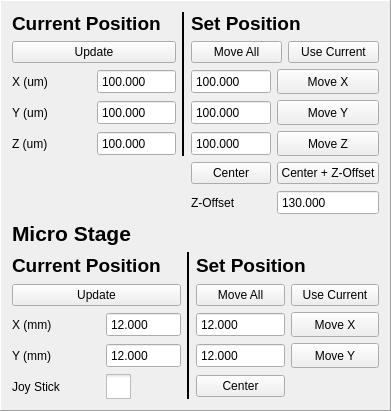
       <widget class="QFrame" name="frame">
        <property name="sizePolicy">
         <sizepolicy hsizetype="Fixed" vsizetype="Fixed">
          <horstretch>0</horstretch>
          <verstretch>0</verstretch>
         </sizepolicy>
        </property>
        <property name="minimumSize">
         <size>
          <width>391</width>
          <height>411</height>
         </size>
        </property>
        <property name="maximumSize">
         <size>
          <width>391</width>
          <height>16777215</height>
         </size>
        </property>
        <property name="frameShape">
         <enum>QFrame::Panel</enum>
        </property>
        <property name="frameShadow">
         <enum>QFrame::Raised</enum>
        </property>
        <layout class="QVBoxLayout" name="verticalLayout">
         <item>
          <layout class="QGridLayout" name="gridLayout">
           <item row="3" column="4">
            <widget class="QPushButton" name="pushButton_moveY">
             <property name="minimumSize">
              <size>
               <width>0</width>
               <height>25</height>
              </size>
             </property>
             <property name="maximumSize">
              <size>
               <width>16777215</width>
               <height>40</height>
              </size>
             </property>
             <property name="focusPolicy">
              <enum>Qt::NoFocus</enum>
             </property>
             <property name="styleSheet">
              <string notr="true"/>
             </property>
             <property name="text">
              <string>Move Y</string>
             </property>
            </widget>
           </item>
           <item row="4" column="4">
            <widget class="QPushButton" name="pushButton_moveZ">
             <property name="minimumSize">
              <size>
               <width>0</width>
               <height>25</height>
              </size>
             </property>
             <property name="maximumSize">
              <size>
               <width>16777215</width>
               <height>40</height>
              </size>
             </property>
             <property name="focusPolicy">
              <enum>Qt::NoFocus</enum>
             </property>
             <property name="styleSheet">
              <string notr="true"/>
             </property>
             <property name="text">
              <string>Move Z</string>
             </property>
            </widget>
           </item>
           <item row="3" column="3">
            <widget class="QDoubleSpinBox" name="spinBox_y_setpos">
             <property name="minimumSize">
              <size>
               <width>75</width>
               <height>25</height>
              </size>
             </property>
             <property name="maximumSize">
              <size>
               <width>200</width>
               <height>40</height>
              </size>
             </property>
             <property name="focusPolicy">
              <enum>Qt::StrongFocus</enum>
             </property>
             <property name="styleSheet">
              <string notr="true">font: 11pt &quot;Arial&quot;;</string>
             </property>
             <property name="readOnly">
              <bool>false</bool>
             </property>
             <property name="buttonSymbols">
              <enum>QAbstractSpinBox::NoButtons</enum>
             </property>
             <property name="decimals">
              <number>3</number>
             </property>
             <property name="minimum">
              <double>-10.000000000000000</double>
             </property>
             <property name="maximum">
              <double>210.000000000000000</double>
             </property>
             <property name="value">
              <double>100.000000000000000</double>
             </property>
            </widget>
           </item>
           <item row="2" column="4">
            <widget class="QPushButton" name="pushButton_moveX">
             <property name="sizePolicy">
              <sizepolicy hsizetype="Minimum" vsizetype="Fixed">
               <horstretch>0</horstretch>
               <verstretch>0</verstretch>
              </sizepolicy>
             </property>
             <property name="minimumSize">
              <size>
               <width>0</width>
               <height>25</height>
              </size>
             </property>
             <property name="maximumSize">
              <size>
               <width>16777215</width>
               <height>40</height>
              </size>
             </property>
             <property name="focusPolicy">
              <enum>Qt::NoFocus</enum>
             </property>
             <property name="styleSheet">
              <string notr="true"/>
             </property>
             <property name="text">
              <string>Move X</string>
             </property>
            </widget>
           </item>
           <item row="1" column="3" colspan="2">
            <layout class="QHBoxLayout" name="horizontalLayout_2">
             <item>
              <widget class="QPushButton" name="pushButton_moveAll">
               <property name="focusPolicy">
                <enum>Qt::NoFocus</enum>
               </property>
               <property name="styleSheet">
                <string notr="true"/>
               </property>
               <property name="text">
                <string>Move All</string>
               </property>
              </widget>
             </item>
             <item>
              <widget class="QPushButton" name="pushButton_setPos_getCurrent">
               <property name="focusPolicy">
                <enum>Qt::NoFocus</enum>
               </property>
               <property name="styleSheet">
                <string notr="true"/>
               </property>
               <property name="text">
                <string>Use Current</string>
               </property>
              </widget>
             </item>
            </layout>
           </item>
           <item row="4" column="1">
            <widget class="QDoubleSpinBox" name="spinBox_z_pos">
             <property name="minimumSize">
              <size>
               <width>75</width>
               <height>25</height>
              </size>
             </property>
             <property name="maximumSize">
              <size>
               <width>200</width>
               <height>40</height>
              </size>
             </property>
             <property name="focusPolicy">
              <enum>Qt::NoFocus</enum>
             </property>
             <property name="styleSheet">
              <string notr="true">font: 11pt &quot;Arial&quot;;</string>
             </property>
             <property name="readOnly">
              <bool>true</bool>
             </property>
             <property name="buttonSymbols">
              <enum>QAbstractSpinBox::NoButtons</enum>
             </property>
             <property name="decimals">
              <number>3</number>
             </property>
             <property name="minimum">
              <double>-10.000000000000000</double>
             </property>
             <property name="maximum">
              <double>210.000000000000000</double>
             </property>
             <property name="value">
              <double>100.000000000000000</double>
             </property>
            </widget>
           </item>
           <item row="0" column="0" colspan="2">
            <widget class="QLabel" name="label_4">
             <property name="font">
              <font>
               <family>Arial</family>
               <pointsize>14</pointsize>
               <weight>75</weight>
               <italic>false</italic>
               <bold>true</bold>
              </font>
             </property>
             <property name="styleSheet">
              <string notr="true"/>
             </property>
             <property name="text">
              <string>Current Position</string>
             </property>
             <property name="textFormat">
              <enum>Qt::PlainText</enum>
             </property>
            </widget>
           </item>
           <item row="3" column="1">
            <widget class="QDoubleSpinBox" name="spinBox_y_pos">
             <property name="minimumSize">
              <size>
               <width>75</width>
               <height>25</height>
              </size>
             </property>
             <property name="maximumSize">
              <size>
               <width>200</width>
               <height>40</height>
              </size>
             </property>
             <property name="focusPolicy">
              <enum>Qt::NoFocus</enum>
             </property>
             <property name="styleSheet">
              <string notr="true">font: 11pt &quot;Arial&quot;;</string>
             </property>
             <property name="readOnly">
              <bool>true</bool>
             </property>
             <property name="buttonSymbols">
              <enum>QAbstractSpinBox::NoButtons</enum>
             </property>
             <property name="decimals">
              <number>3</number>
             </property>
             <property name="minimum">
              <double>-10.000000000000000</double>
             </property>
             <property name="maximum">
              <double>210.000000000000000</double>
             </property>
             <property name="value">
              <double>100.000000000000000</double>
             </property>
            </widget>
           </item>
           <item row="6" column="4">
            <widget class="QDoubleSpinBox" name="spinBox_z_offset">
             <property name="minimumSize">
              <size>
               <width>50</width>
               <height>25</height>
              </size>
             </property>
             <property name="maximumSize">
              <size>
               <width>150</width>
               <height>40</height>
              </size>
             </property>
             <property name="focusPolicy">
              <enum>Qt::StrongFocus</enum>
             </property>
             <property name="styleSheet">
              <string notr="true"/>
             </property>
             <property name="readOnly">
              <bool>false</bool>
             </property>
             <property name="buttonSymbols">
              <enum>QAbstractSpinBox::NoButtons</enum>
             </property>
             <property name="decimals">
              <number>3</number>
             </property>
             <property name="minimum">
              <double>-10.000000000000000</double>
             </property>
             <property name="maximum">
              <double>210.000000000000000</double>
             </property>
             <property name="value">
              <double>130.000000000000000</double>
             </property>
            </widget>
           </item>
           <item row="0" column="3" colspan="2">
            <widget class="QLabel" name="label_5">
             <property name="font">
              <font>
               <family>Arial</family>
               <pointsize>14</pointsize>
               <weight>75</weight>
               <italic>false</italic>
               <bold>true</bold>
              </font>
             </property>
             <property name="styleSheet">
              <string notr="true"/>
             </property>
             <property name="text">
              <string>Set Position</string>
             </property>
             <property name="textFormat">
              <enum>Qt::PlainText</enum>
             </property>
            </widget>
           </item>
           <item row="2" column="1">
            <widget class="QDoubleSpinBox" name="spinBox_x_pos">
             <property name="minimumSize">
              <size>
               <width>75</width>
               <height>25</height>
              </size>
             </property>
             <property name="maximumSize">
              <size>
               <width>200</width>
               <height>40</height>
              </size>
             </property>
             <property name="focusPolicy">
              <enum>Qt::NoFocus</enum>
             </property>
             <property name="styleSheet">
              <string notr="true">font: 11pt &quot;Arial&quot;;</string>
             </property>
             <property name="readOnly">
              <bool>true</bool>
             </property>
             <property name="buttonSymbols">
              <enum>QAbstractSpinBox::NoButtons</enum>
             </property>
             <property name="decimals">
              <number>3</number>
             </property>
             <property name="minimum">
              <double>-10.000000000000000</double>
             </property>
             <property name="maximum">
              <double>210.000000000000000</double>
             </property>
             <property name="value">
              <double>100.000000000000000</double>
             </property>
            </widget>
           </item>
           <item row="2" column="3">
            <widget class="QDoubleSpinBox" name="spinBox_x_setpos">
             <property name="minimumSize">
              <size>
               <width>75</width>
               <height>25</height>
              </size>
             </property>
             <property name="maximumSize">
              <size>
               <width>200</width>
               <height>40</height>
              </size>
             </property>
             <property name="focusPolicy">
              <enum>Qt::StrongFocus</enum>
             </property>
             <property name="styleSheet">
              <string notr="true">font: 11pt &quot;Arial&quot;;</string>
             </property>
             <property name="readOnly">
              <bool>false</bool>
             </property>
             <property name="buttonSymbols">
              <enum>QAbstractSpinBox::NoButtons</enum>
             </property>
             <property name="decimals">
              <number>3</number>
             </property>
             <property name="minimum">
              <double>-10.000000000000000</double>
             </property>
             <property name="maximum">
              <double>210.000000000000000</double>
             </property>
             <property name="value">
              <double>100.000000000000000</double>
             </property>
            </widget>
           </item>
           <item row="5" column="3">
            <widget class="QPushButton" name="pushButton_moveCenter">
             <property name="focusPolicy">
              <enum>Qt::NoFocus</enum>
             </property>
             <property name="styleSheet">
              <string notr="true"/>
             </property>
             <property name="text">
              <string>Center</string>
             </property>
            </widget>
           </item>
           <item row="1" column="0" colspan="2">
            <widget class="QPushButton" name="pushButton_updatePosition">
             <property name="focusPolicy">
              <enum>Qt::NoFocus</enum>
             </property>
             <property name="text">
              <string>Update</string>
             </property>
            </widget>
           </item>
           <item row="4" column="3">
            <widget class="QDoubleSpinBox" name="spinBox_z_setpos">
             <property name="minimumSize">
              <size>
               <width>75</width>
               <height>25</height>
              </size>
             </property>
             <property name="maximumSize">
              <size>
               <width>200</width>
               <height>40</height>
              </size>
             </property>
             <property name="focusPolicy">
              <enum>Qt::StrongFocus</enum>
             </property>
             <property name="styleSheet">
              <string notr="true">font: 11pt &quot;Arial&quot;;</string>
             </property>
             <property name="readOnly">
              <bool>false</bool>
             </property>
             <property name="buttonSymbols">
              <enum>QAbstractSpinBox::NoButtons</enum>
             </property>
             <property name="decimals">
              <number>3</number>
             </property>
             <property name="minimum">
              <double>-10.000000000000000</double>
             </property>
             <property name="maximum">
              <double>210.000000000000000</double>
             </property>
             <property name="value">
              <double>100.000000000000000</double>
             </property>
            </widget>
           </item>
           <item row="5" column="4">
            <widget class="QPushButton" name="pushButton_moveCenter_Offset">
             <property name="focusPolicy">
              <enum>Qt::NoFocus</enum>
             </property>
             <property name="styleSheet">
              <string notr="true"/>
             </property>
             <property name="text">
              <string>Center + Z-Offset</string>
             </property>
            </widget>
           </item>
           <item row="0" column="2" rowspan="5">
            <widget class="Line" name="line">
             <property name="frameShadow">
              <enum>QFrame::Plain</enum>
             </property>
             <property name="lineWidth">
              <number>2</number>
             </property>
             <property name="orientation">
              <enum>Qt::Vertical</enum>
             </property>
            </widget>
           </item>
           <item row="3" column="0">
            <widget class="QLabel" name="label_2">
             <property name="text">
              <string>Y (um)</string>
             </property>
             <property name="textFormat">
              <enum>Qt::PlainText</enum>
             </property>
            </widget>
           </item>
           <item row="2" column="0">
            <widget class="QLabel" name="label_3">
             <property name="text">
              <string>X (um)</string>
             </property>
             <property name="textFormat">
              <enum>Qt::PlainText</enum>
             </property>
            </widget>
           </item>
           <item row="4" column="0">
            <widget class="QLabel" name="label_7">
             <property name="text">
              <string>Z (um)</string>
             </property>
             <property name="textFormat">
              <enum>Qt::PlainText</enum>
             </property>
            </widget>
           </item>
           <item row="6" column="3">
            <widget class="QLabel" name="label_6">
             <property name="text">
              <string>Z-Offset</string>
             </property>
             <property name="textFormat">
              <enum>Qt::PlainText</enum>
             </property>
            </widget>
           </item>
          </layout>
         </item>
         <item>
          <layout class="QGridLayout" name="gridLayout_5">
           <item row="4" column="1">
            <widget class="QDoubleSpinBox" name="spinBox_y_pos_micro">
             <property name="minimumSize">
              <size>
               <width>75</width>
               <height>25</height>
              </size>
             </property>
             <property name="maximumSize">
              <size>
               <width>200</width>
               <height>40</height>
              </size>
             </property>
             <property name="focusPolicy">
              <enum>Qt::NoFocus</enum>
             </property>
             <property name="styleSheet">
              <string notr="true">font: 11pt &quot;Arial&quot;;</string>
             </property>
             <property name="readOnly">
              <bool>true</bool>
             </property>
             <property name="buttonSymbols">
              <enum>QAbstractSpinBox::NoButtons</enum>
             </property>
             <property name="decimals">
              <number>3</number>
             </property>
             <property name="minimum">
              <double>1.000000000000000</double>
             </property>
             <property name="maximum">
              <double>24.000000000000000</double>
             </property>
             <property name="value">
              <double>12.000000000000000</double>
             </property>
            </widget>
           </item>
           <item row="5" column="1">
            <widget class="QCheckBox" name="checkBoxJoyStickOn">
             <property name="enabled">
              <bool>true</bool>
             </property>
             <property name="sizePolicy">
              <sizepolicy hsizetype="Fixed" vsizetype="Fixed">
               <horstretch>0</horstretch>
               <verstretch>0</verstretch>
              </sizepolicy>
             </property>
             <property name="styleSheet">
              <string notr="true">QCheckBox::indicator { width: 25; height: 25 }
QCheckBox::indicator:disabled { background-color:rgb(100,100,100);}</string>
             </property>
             <property name="text">
              <string/>
             </property>
             <property name="checked">
              <bool>false</bool>
             </property>
            </widget>
           </item>
           <item row="4" column="4">
            <widget class="QPushButton" name="pushButton_moveYMicro">
             <property name="minimumSize">
              <size>
               <width>0</width>
               <height>25</height>
              </size>
             </property>
             <property name="maximumSize">
              <size>
               <width>16777215</width>
               <height>40</height>
              </size>
             </property>
             <property name="styleSheet">
              <string notr="true"/>
             </property>
             <property name="text">
              <string>Move Y</string>
             </property>
            </widget>
           </item>
           <item row="3" column="4">
            <widget class="QPushButton" name="pushButton_moveXMicro">
             <property name="sizePolicy">
              <sizepolicy hsizetype="Minimum" vsizetype="Fixed">
               <horstretch>0</horstretch>
               <verstretch>0</verstretch>
              </sizepolicy>
             </property>
             <property name="minimumSize">
              <size>
               <width>0</width>
               <height>25</height>
              </size>
             </property>
             <property name="maximumSize">
              <size>
               <width>16777215</width>
               <height>40</height>
              </size>
             </property>
             <property name="styleSheet">
              <string notr="true"/>
             </property>
             <property name="text">
              <string>Move X</string>
             </property>
            </widget>
           </item>
           <item row="4" column="0">
            <widget class="QLabel" name="label_15">
             <property name="text">
              <string>Y (mm)</string>
             </property>
             <property name="textFormat">
              <enum>Qt::PlainText</enum>
             </property>
            </widget>
           </item>
           <item row="2" column="3" colspan="2">
            <layout class="QHBoxLayout" name="horizontalLayout_6">
             <item>
              <widget class="QPushButton" name="pushButton_moveAllMicro">
               <property name="focusPolicy">
                <enum>Qt::NoFocus</enum>
               </property>
               <property name="styleSheet">
                <string notr="true"/>
               </property>
               <property name="text">
                <string>Move All</string>
               </property>
              </widget>
             </item>
             <item>
              <widget class="QPushButton" name="pushButton_setPos_getCurrentMicro">
               <property name="focusPolicy">
                <enum>Qt::NoFocus</enum>
               </property>
               <property name="styleSheet">
                <string notr="true"/>
               </property>
               <property name="text">
                <string>Use Current</string>
               </property>
              </widget>
             </item>
            </layout>
           </item>
           <item row="3" column="3">
            <widget class="QDoubleSpinBox" name="spinBox_x_setpos_micro">
             <property name="minimumSize">
              <size>
               <width>75</width>
               <height>25</height>
              </size>
             </property>
             <property name="maximumSize">
              <size>
               <width>200</width>
               <height>40</height>
              </size>
             </property>
             <property name="styleSheet">
              <string notr="true">font: 11pt &quot;Arial&quot;;</string>
             </property>
             <property name="readOnly">
              <bool>false</bool>
             </property>
             <property name="buttonSymbols">
              <enum>QAbstractSpinBox::NoButtons</enum>
             </property>
             <property name="decimals">
              <number>3</number>
             </property>
             <property name="minimum">
              <double>1.000000000000000</double>
             </property>
             <property name="maximum">
              <double>24.000000000000000</double>
             </property>
             <property name="value">
              <double>12.000000000000000</double>
             </property>
            </widget>
           </item>
           <item row="5" column="3">
            <widget class="QPushButton" name="pushButton_moveCenterMicro">
             <property name="styleSheet">
              <string notr="true"/>
             </property>
             <property name="text">
              <string>Center</string>
             </property>
            </widget>
           </item>
           <item row="1" column="0" colspan="2">
            <widget class="QLabel" name="label_13">
             <property name="font">
              <font>
               <family>Arial</family>
               <pointsize>14</pointsize>
               <weight>75</weight>
               <italic>false</italic>
               <bold>true</bold>
              </font>
             </property>
             <property name="styleSheet">
              <string notr="true"/>
             </property>
             <property name="text">
              <string>Current Position</string>
             </property>
             <property name="textFormat">
              <enum>Qt::PlainText</enum>
             </property>
            </widget>
           </item>
           <item row="1" column="3" colspan="2">
            <widget class="QLabel" name="label_14">
             <property name="font">
              <font>
               <family>Arial</family>
               <pointsize>14</pointsize>
               <weight>75</weight>
               <italic>false</italic>
               <bold>true</bold>
              </font>
             </property>
             <property name="styleSheet">
              <string notr="true"/>
             </property>
             <property name="text">
              <string>Set Position</string>
             </property>
             <property name="textFormat">
              <enum>Qt::PlainText</enum>
             </property>
            </widget>
           </item>
           <item row="1" column="2" rowspan="5">
            <widget class="Line" name="line_2">
             <property name="frameShadow">
              <enum>QFrame::Plain</enum>
             </property>
             <property name="lineWidth">
              <number>2</number>
             </property>
             <property name="orientation">
              <enum>Qt::Vertical</enum>
             </property>
            </widget>
           </item>
           <item row="3" column="0">
            <widget class="QLabel" name="label_16">
             <property name="text">
              <string>X (mm)</string>
             </property>
             <property name="textFormat">
              <enum>Qt::PlainText</enum>
             </property>
            </widget>
           </item>
           <item row="2" column="0" colspan="2">
            <widget class="QPushButton" name="pushButton_updateMicroPos">
             <property name="focusPolicy">
              <enum>Qt::NoFocus</enum>
             </property>
             <property name="text">
              <string>Update</string>
             </property>
            </widget>
           </item>
           <item row="4" column="3">
            <widget class="QDoubleSpinBox" name="spinBox_y_setpos_micro">
             <property name="minimumSize">
              <size>
               <width>75</width>
               <height>25</height>
              </size>
             </property>
             <property name="maximumSize">
              <size>
               <width>200</width>
               <height>40</height>
              </size>
             </property>
             <property name="styleSheet">
              <string notr="true">font: 11pt &quot;Arial&quot;;</string>
             </property>
             <property name="readOnly">
              <bool>false</bool>
             </property>
             <property name="buttonSymbols">
              <enum>QAbstractSpinBox::NoButtons</enum>
             </property>
             <property name="decimals">
              <number>3</number>
             </property>
             <property name="minimum">
              <double>1.000000000000000</double>
             </property>
             <property name="maximum">
              <double>24.000000000000000</double>
             </property>
             <property name="value">
              <double>12.000000000000000</double>
             </property>
            </widget>
           </item>
           <item row="3" column="1">
            <widget class="QDoubleSpinBox" name="spinBox_x_pos_micro">
             <property name="minimumSize">
              <size>
               <width>75</width>
               <height>25</height>
              </size>
             </property>
             <property name="maximumSize">
              <size>
               <width>200</width>
               <height>40</height>
              </size>
             </property>
             <property name="focusPolicy">
              <enum>Qt::NoFocus</enum>
             </property>
             <property name="styleSheet">
              <string notr="true">font: 11pt &quot;Arial&quot;;</string>
             </property>
             <property name="readOnly">
              <bool>true</bool>
             </property>
             <property name="buttonSymbols">
              <enum>QAbstractSpinBox::NoButtons</enum>
             </property>
             <property name="decimals">
              <number>3</number>
             </property>
             <property name="minimum">
              <double>1.000000000000000</double>
             </property>
             <property name="maximum">
              <double>24.000000000000000</double>
             </property>
             <property name="value">
              <double>12.000000000000000</double>
             </property>
            </widget>
           </item>
           <item row="5" column="0">
            <widget class="QLabel" name="label_17">
             <property name="text">
              <string>Joy Stick</string>
             </property>
            </widget>
           </item>
           <item row="0" column="0" colspan="2">
            <widget class="QLabel" name="label_18">
             <property name="font">
              <font>
               <family>Arial</family>
               <pointsize>16</pointsize>
               <weight>75</weight>
               <bold>true</bold>
              </font>
             </property>
             <property name="text">
              <string>Micro Stage</string>
             </property>
            </widget>
           </item>
          </layout>
         </item>
        </layout>
       </widget>
